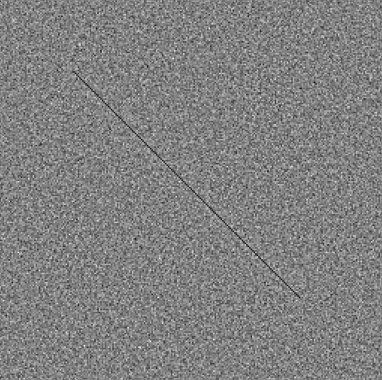
#> input picture data/input.png, 382 x 380 px, found by its file name
$ python inspector.py   (older library calls are emulated)
#> lines starting #> are read from the running program, lines starting #| are printed output that depends on the picture
import cv2
import numpy as np
# import matplotlib.pyplot as plt
from matplotlib import pyplot as plt

import csv
import pandas as pd
import os

from scipy import signal

# import streamlit as st
from PIL import Image


import plotly.graph_objs as go
import plotly
colors = plotly.colors.DEFAULT_PLOTLY_COLORS


_ratio = 0.1
_bias = 128
_kernel_size = 50
_kernel_pitch = 10
_mask_th = 4000000000.0
_scratch_th = 0.03
_file_index = 0
_device_index = 0
_type_index = 0
_date_index = 0


def mosaic(src, ratio=0.1):
    small = cv2.resize(src, None, fx=ratio, fy=ratio, interpolation=cv2.INTER_NEAREST)
    return cv2.resize(small, src.shape[:2][::-1], interpolation=cv2.INTER_NEAREST)

def mosaic_area(src, x, y, width, height, ratio=0.1):
    dst = src.copy()
    dst[y:y + height, x:x + width] = mosaic(dst[y:y + height, x:x + width], ratio)
    return dst

# https://note.nkmk.me/python-opencv-mosaic/
def visualize_scratch(img, wsz, ptch):
    img2 = img.copy()
    h, w = img.shape[:2]

    imageArray = np.zeros((h, w))
    cnt = int(wsz / ptch)

    ave = np.abs(img - img.mean())
    for y in range(0, cnt):
        for x in range(0, cnt):
            # imageArray += mosaic_area(img, x, y, w, h, ratio = 0.005)
            # imageArray += mosaic_area(img, x, y, w, h, ratio = 0.05)
            imageArray += mosaic_area(img, x, y, w, h, ratio = 0.1)

    # print(imageArray.max(), imageArray.min(), imageArray.mean())
    return imageArray


def average(x, axis = None, bias=128):
    xmean = x.mean(axis=axis, keepdims=True)
    xstd  = np.std(x, axis=axis, keepdims=True)
    zscore = (x-xmean) + bias
    return zscore


# st.title('scratch inspector')

# file_expander = st.sidebar.beta_expander('File selection')
# path = st.text_input('画像のパスを入力してください', '/Users/katano/Documents/work/XD4/glue/scratch_inspector/data/input.png')
path = "/Users/katano/Documents/work/XD4/glue/scratch_inspector/data/input.png"

bgr = cv2.imread(path)
#> bgr is the input picture: shape (380, 382, 3); min 11, max 242, mean 128.9
rgb = cv2.cvtColor(bgr, cv2.COLOR_BGR2RGB)
# st.image(rgb, caption='original images : ', use_column_width = True)

img = cv2.cvtColor(rgb, cv2.COLOR_RGB2GRAY)
# left_column, right_column = st.beta_columns(2)


sobely = np.abs(cv2.Sobel(img,cv2.CV_64F,0,1,ksize=15))
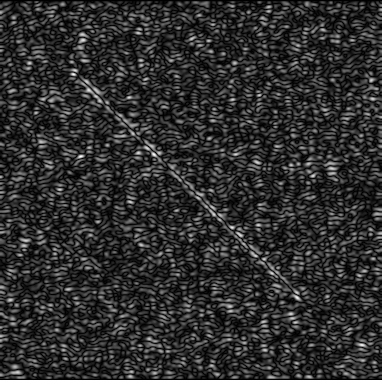
#> sobely: shape (380, 382) float64; min 0, max 1.3e+09, mean 230983771.8; drawn with min black and max white
# cv2.imwrite(save_path + 'sobely/' + filename, sobely)
ry = visualize_scratch(sobely, 50, 10)
#> in visualize_scratch, `ave = np.abs(img - img.mean())`:
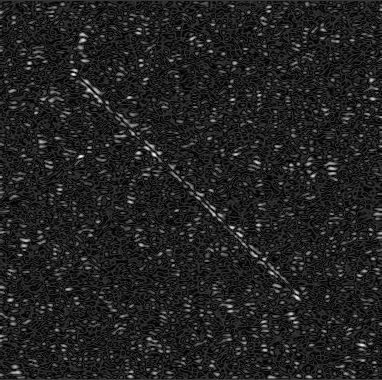
#> ave: shape (380, 382) float64; min 1621.2, max 1.07e+09, mean 142172305.2; drawn with min black and max white
#> after the loop in visualize_scratch, `for y in range(0, cnt):`:
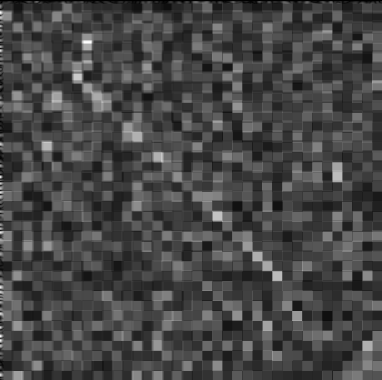
#> imageArray: shape (380, 382) float64; min 0, max 2.09e+10, mean 5.79e+09; drawn with min black and max white

sobelx = np.abs(cv2.Sobel(img,cv2.CV_64F,1,0,ksize=15))
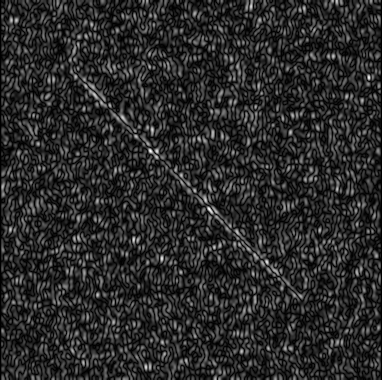
#> sobelx: shape (380, 382) float64; min 0, max 1.4e+09, mean 229652196.9; drawn with min black and max white
# cv2.imwrite(save_path + 'sobelx/' + filename, sobelx)
rx = visualize_scratch(sobelx, 50, 10)
#> call 2 of visualize_scratch, with wsz = 50, ptch = 10
#> in visualize_scratch (call 2), `ave = np.abs(img - img.mean())`:
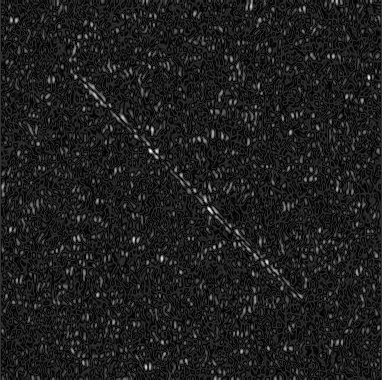
#> ave: shape (380, 382) float64; min 569.1, max 1.17e+09, mean 139874378.1; drawn with min black and max white
#> the loop in visualize_scratch (call 2), `for y in range(0, cnt):` made 5 passes
#> pass 1, in mosaic (call 29), `small = cv2.resize(src, None, fx=ratio, fy=ratio, interpolation=cv2.IN..`:
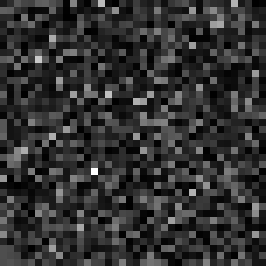
#> small: shape (38, 38) float64 (shown 7 times larger); min 169148, max 1.18e+09, mean 230822751.6; drawn with min black and max white
#> after the loop in visualize_scratch (call 2), `for y in range(0, cnt):`:
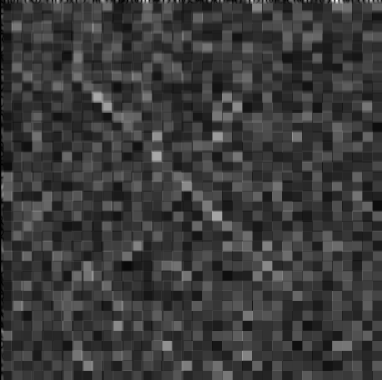
#> imageArray: shape (380, 382) float64; min 0, max 2.48e+10, mean 5.73e+09; drawn with min black and max white


fig = plt.figure(facecolor="black")
fig.patch.set_alpha(0.0)
plt.rcParams['axes.edgecolor'] = 'grey'

plt.subplot(1,2,1)
plt.imshow(sobelx, cmap = 'gray')
plt.title('Sobel X', color="white")
plt.xticks([])
plt.yticks([])

plt.subplot(1,2,2)
plt.imshow(sobely, cmap = 'gray')
plt.title('Sobel Y', color="white")
plt.xticks([])
plt.yticks([])

# fig.show()
plt.show()
# plt.clf()

$ run again, with data/led_022.jpg saved as data/input.png
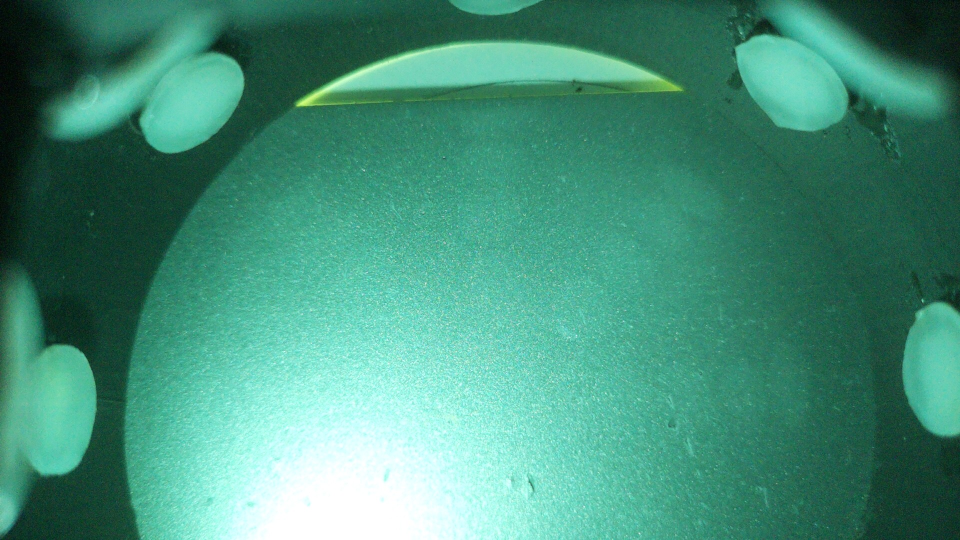
#> input picture data/led_022.jpg, 1920 x 1080 px, found by its file name (shown at 1/2 size)
#> bgr is the input picture: shape (1080, 1920, 3); mean B, G, R 122.2, 144.5, 69.9
#> `img = cv2.cvtColor(rgb, cv2.COLOR_RGB2GRAY)`:
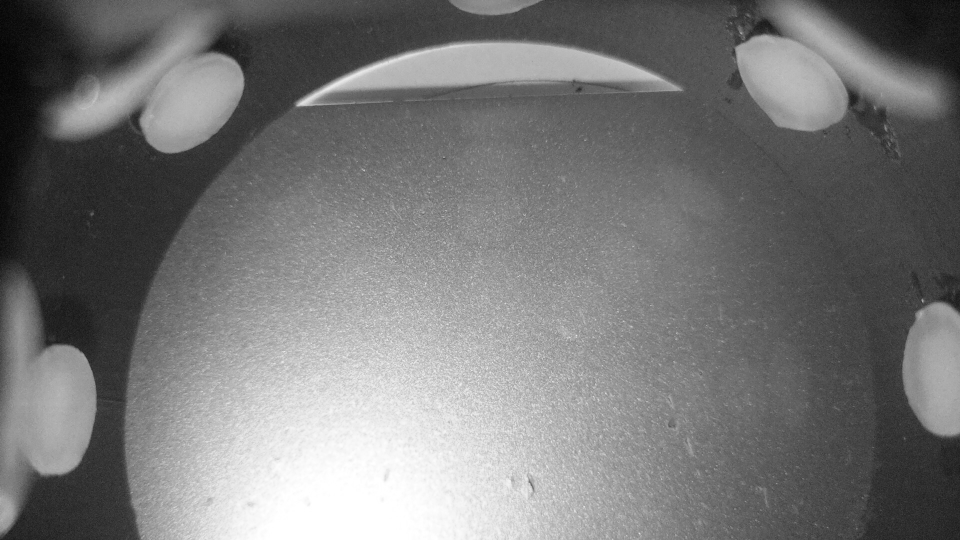
#> img: shape (1080, 1920) (shown at 1/2 size); min 1, max 255, mean 119.6
#> after the loop in visualize_scratch (call 2), `for y in range(0, cnt):`:
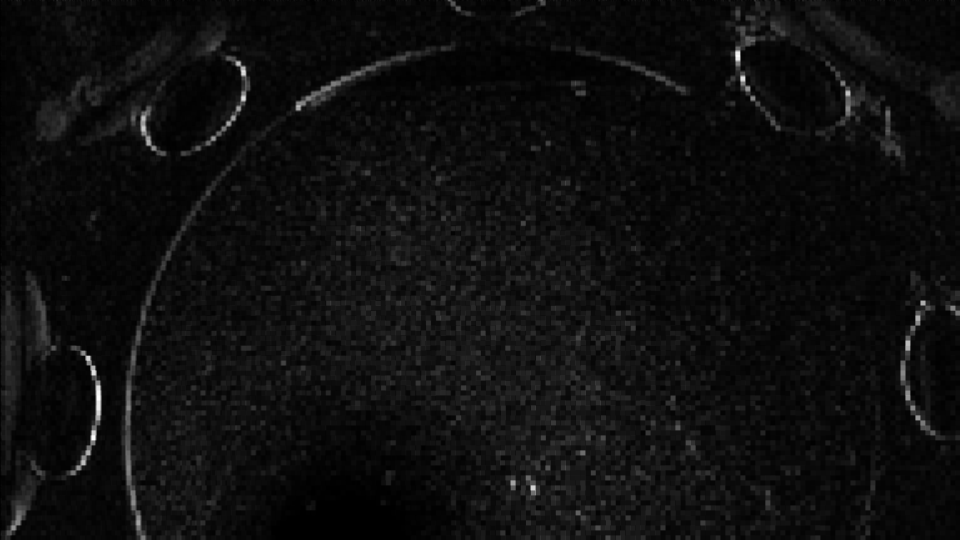
#> imageArray: shape (1080, 1920) float64 (shown at 1/2 size); min 0, max 4.57e+10, mean 2.68e+09; drawn with min black and max white
